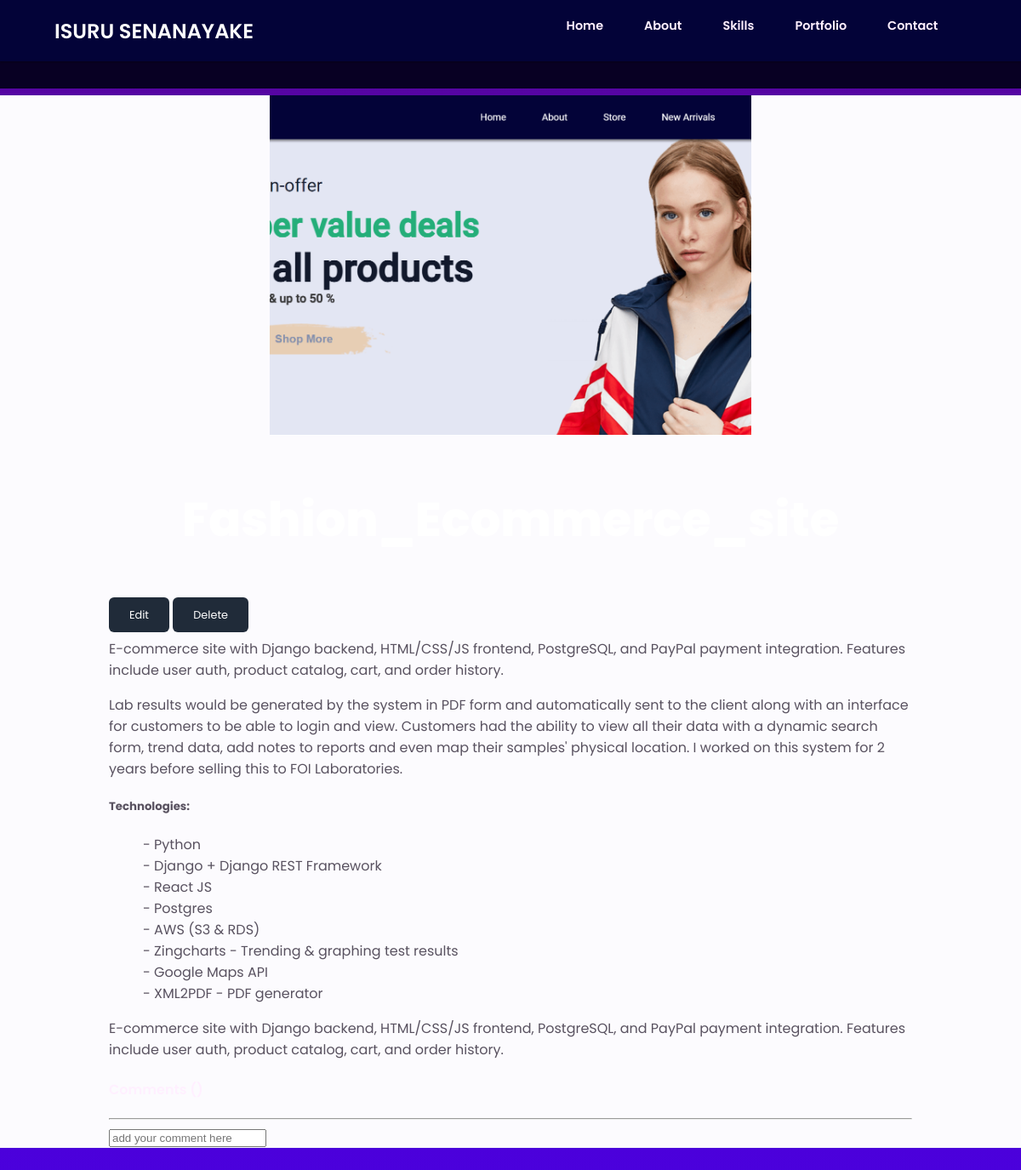
Page /project_page/1/ on the committed database.
### portfolio/models.py (models this page shows, shortened)
class Projects(models.Model):
    title = models.CharField(max_length=200)
    thumbnail = models.ImageField(null=True,blank=True)
    body = models.CharField(max_length=200,null=True)
    project_description = RichTextField(null=True)
    created = models.DateTimeField(auto_now_add=True)
    github_link = models.URLField(null=True,blank=True)
    def imageURL(self):
        try:
            url = self.thumbnail.url
        except:
            url = ""
        return url

### portfolio/views.py (the view)
# urls.py: path('project_page/<str:pk>/', views.project_page, name="project-page"),
def project_page(request, pk):
    project = Projects.objects.get(id=pk)
    context = {"project": project}
    return render(request, "project_page.html", context)

### templates/project_page.html (shortened to what this page needs)
{% extends "main.html" %}
{% load static %}
{% block content %}
    <div class="project-page-container">
        <div class="project-img-container">
            <img id="project-img" src="{{ project.imageURL }}">
        </div>
        <h3 class="section-title">{{ project.title }}</h3>
        <a class="button-1" href="{% url "edit-project" project.id %}">Edit</a>
        <a class="button-1" href="{% url "delete-project" project.id %}">Delete</a>
        <p>{{ project.body|safe }}</p>
        <p class=""> Lab results would be generated by the system in PDF form and automatically sent to the client along
            with an
            interface for customers to be able to login and view.
            Customers had the ability to view all their data with a dynamic search form, trend data, add notes to
            reports and even map their samples' physical location.
            I worked on this system for 2 years before selling this to FOI Laboratories.</p>
        <h5>Technologies:</h5>
        <ul>
            <li>- Python</li>
            <li>- Django + Django REST Framework</li>
            <li>- React JS</li>
            <li>- Postgres</li>
            <li>- AWS (S3 & RDS)</li>
            <li>- Zingcharts - Trending & graphing test results</li>
            <li>- Google Maps API</li>
            <li>- XML2PDF - PDF generator</li>
        </ul>
       <p>{{ project.project_description|safe }}</p>
        <div class="comment-container">
            <h4>Comments ({{ comment_count }})</h4>
            <hr/>
            <div class="card">
                <div class="card">
                    <div class="card-body">
                        <form method="POST" action="">
                            <input type="text" name="message" placeholder="add your comment here"
                                   class="form-control bg-primary-subtle">
                        </form>
                    </div>
                </div>
            </div>
        </div>
    </div>
{% endblock %}

### static/css/style.css (style rules this page uses)
:root { --header-height: 3rem; --hue-color: 270; --first-color: linear-gradient(to bottom, #57059e, #4a00e0); --first-color-second: hsl(var(--hue-color), 69%, 61%); --first-color-alt: hsl(var(--hue-color), 57%, 53%); --first-color-lighter: hsl(var(--hue-color), 92%, 85%); --title-color: hsl(var(--hue-color), 8%, 15%); --text-color: hsl(var(--hue-color), 8%, 35%); --text-color-light: hsl(var(--hue-color), 8%, 65%); --input-color: hsl(var(--hue-color), 70%, 96%); --body-color: hsl(var(--hue-color), 60%, 99%); --container-color: #fff; --scroll-bar-color: hsl(var(--hue-color), 12%, 90%); --scroll-thumb-color: hsl(var(--hue-color), 12%, 80%); --body-font: 'Poppins', sans-serif; --big-font-size: 2rem; --h1-font-size: 1.5rem; --h2-font-size: 1.25rem; --h3-font-size: 1.125rem; --normal-font-size: 1rem; --small-font-size: 0.9rem; --smaller-font-size: .85rem; background: linear-gradient(to bottom, #57059e, #4a00e0); }
* { box-sizing: border-box; }
body { margin: 0; font-family: var(--body-font); font-size: var(--normal-font-size); background: var(--body-color); color: var(--text-color); }
h1, h2, h3, h4 { color: #fff0ff; font-weight: 600; }
a { text-decoration: none; }
img { max-width: 100%; height: auto; }
ul { list-style: none; }
.section-title { font-size: 3.5rem; color: #fff; font-weight: 800; text-align: center; }
.section-subtitle, .section-title { text-align: center; }
.button-1 { font-size: 0.8rem; padding: 12px 24px; color: #ffffff; background-color: #202b39; border-radius: 6px; border: none; cursor: pointer; outline: none; transition: 0.1s; text-align: center; }
.project-page-container { margin: 7rem 8rem; }
.project-img-container { margin: 0 auto; justify-content: center; display: flex; }
#project-img { width: 60%; height: 50vh; object-fit: cover; }

### rows in the picture
Projects: imageURL (picture), body "E-commerce site with Django backend, HTML/CSS/JS frontend, PostgreSQL, and PayPal payment integration. Features include user auth, product catalog, cart, and order history.", project_description "E-commerce site with Django backend, HTML/CSS/JS frontend, PostgreSQL, and PayPal payment integration. Features include user auth, product catalog, cart, and order history."
